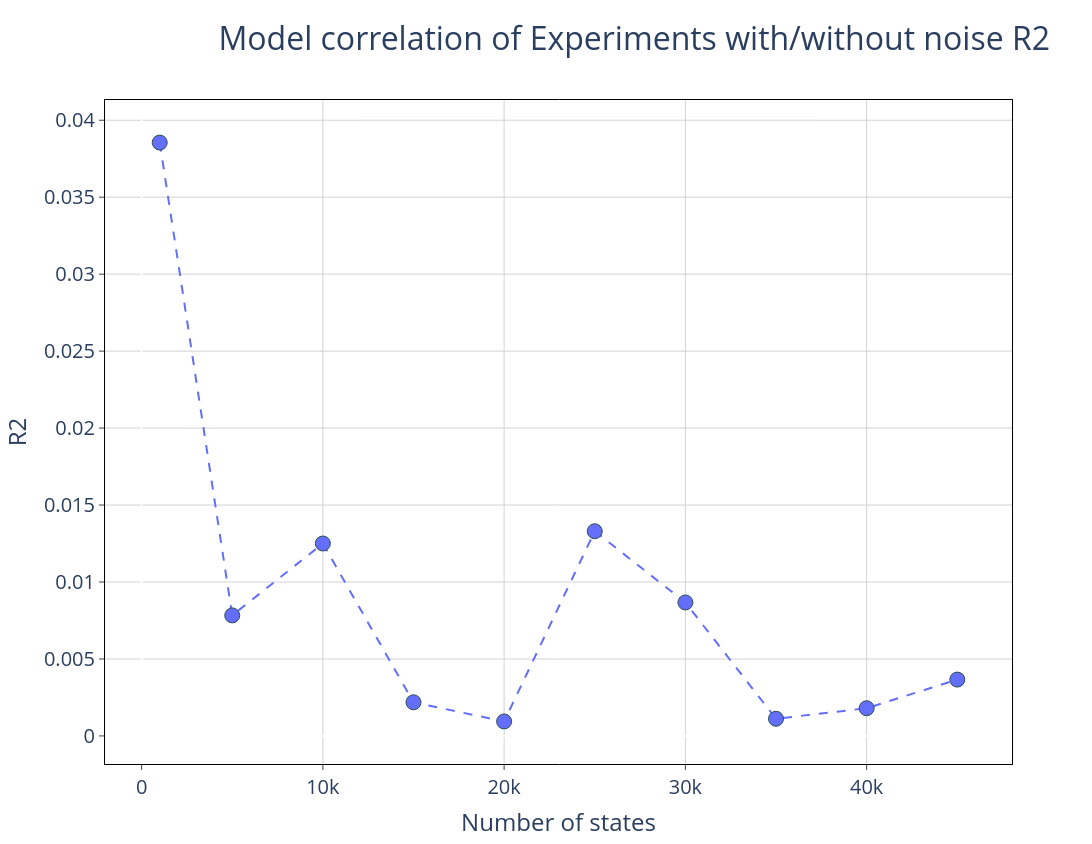

Here is the notebook cell this chart was saved with:
### Code cell
# Configuración del subplot
fig = make_subplots(
    rows=1, 
    cols=1, 
     # Actualizado para que coincida con tus datos
)

# Agregar la primera fila (row=1)
fig.add_trace(
    go.Scatter(
        x=df_single_pt['Nstates'], 
        y=df_single_pt['MSE'], 
        mode='lines+markers', 
        name='50² grid with 0% noise',
        line=dict(dash='dash')
    ),
    row=1, col=1
)


fig.update_traces(marker=dict(size=15, line=dict(width=1, color='DarkSlateGrey')))
fig.update_layout(
    height = 844,
    width = 1500,
    font=dict(size=20),
    paper_bgcolor='white',
    plot_bgcolor='white',
    title={
        'text': "Model correlation of Experiments with/without noise R2",
        'font': {'size': 32},
        'x' :0.2
    },
    #title_text="Root Mean Squared Error"
)
fig.update_xaxes(
    mirror=True,
    ticks='outside',
    showline=True,
    linecolor='black',
    gridcolor='lightgrey',
    title_text='Number of states'

)
fig.update_yaxes(
    mirror=True,
    ticks='outside',
    showline=True,
    zeroline=True,
    linecolor='black',
    gridcolor='lightgrey',
    #type='log',
    title_text='R2'
)
fig.show()

### Figure 1 — Plotly figure (JSON) as saved in the notebook; plotly's stock layout.template omitted (floating-point values rounded to 4 significant figures)
{"data": [{"line": {"dash": "dash"}, "marker": {"line": {"color": "DarkSlateGrey", "width": 1}, "size": 15}, "mode": "lines+markers", "name": "50² grid with 0% noise", "type": "scatter", "x": [1000.0, 5000.0, 10000.0, 15000.0, 20000.0, 25000.0, 30000.0, 35000.0, 40000.0, 45000.0], "xaxis": "x", "y": [0.03855, 0.007831, 0.0125, 0.002186, 0.0009424, 0.0133, 0.008671, 0.001114, 0.0018, 0.003661], "yaxis": "y"}], "layout": {"font": {"size": 20}, "height": 844, "paper_bgcolor": "white", "plot_bgcolor": "white", "title": {"font": {"size": 32}, "text": "Model correlation of Experiments with/without noise R2", "x": 0.2}, "width": 1500, "xaxis": {"anchor": "y", "domain": [0, 1], "gridcolor": "lightgrey", "linecolor": "black", "mirror": true, "showline": true, "ticks": "outside", "title": {"text": "Number of states"}}, "yaxis": {"anchor": "x", "domain": [0, 1], "gridcolor": "lightgrey", "linecolor": "black", "mirror": true, "showline": true, "ticks": "outside", "title": {"text": "R2"}, "zeroline": true}}}
